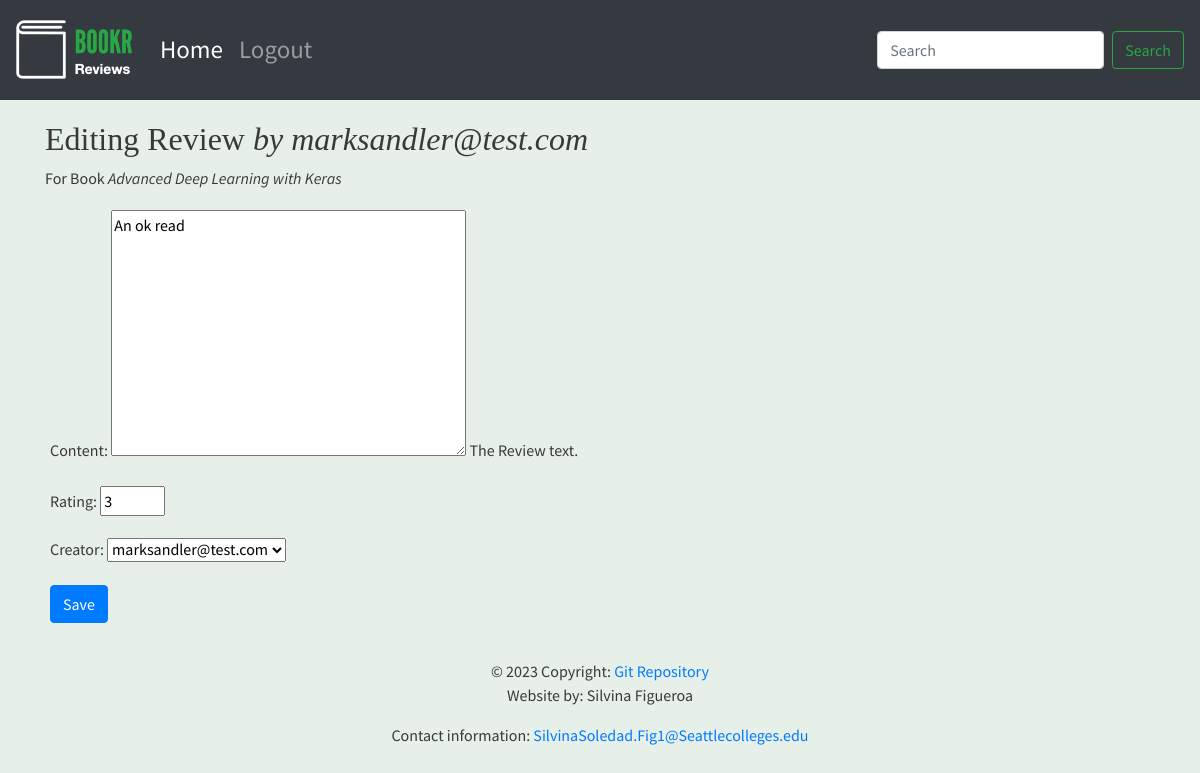
Page /books/1/reviews/2/ on the committed database.
### reviews/models.py (models this page shows, shortened)
class Review(models.Model):
    content = models.TextField(help_text="The Review text.")
    rating = models.IntegerField(help_text="The rating the reviewer has given.")
    date_created = models.DateTimeField(auto_now_add=True,
                                        help_text="The date and time the review was created.")
    date_edited = models.DateTimeField(null=True,
                                       help_text="The date and time the review was last edited.")
    creator = models.ForeignKey(auth.get_user_model(), on_delete=models.CASCADE)
    book = models.ForeignKey(Book, on_delete=models.CASCADE,
                             help_text="The Book that this review is for.")
    def __str__(self):
        return f"by {self.creator.username}"

class Book(models.Model):
    title = models.CharField(max_length=70,
                             help_text="The title of the book.")
    publication_date = models.DateField(
        verbose_name="Date the book was published.")
    isbn = models.CharField(max_length=20,
                            verbose_name="ISBN number of the book.")
    publisher = models.ForeignKey(Publisher,
                                  on_delete=models.CASCADE)
    contributors = models.ManyToManyField('Contributor',
                                          through="BookContributor")
    cover = models.ImageField(upload_to="book_covers/", null=True, blank=True)
    sample = models.FileField(upload_to="book_samples/", null=True, blank=True)
    def __str__(self):
        return self.title

### reviews/views.py (the view)
# urls.py: path('books/<int:book_pk>/reviews/<int:review_pk>/', views.review_edit, name='review_edit'),
def review_edit(request, book_pk, review_pk=None):
    book = get_object_or_404(Book, pk=book_pk)
    if review_pk is not None:
        review = get_object_or_404(Review, book_id=book_pk, pk=review_pk)
    else:
        review = None
    if request.method == "POST":
        form = ReviewForm(request.POST, instance=review)
        if form.is_valid():
            updated_review = form.save(False)
            updated_review.book = book
            if review is None:
                messages.success(request, "Review for book \"{}\" created successfully.".format(book.title))
            else:
                updated_review.date_edited = timezone.now()
                messages.success(request, "Review for book \"{}\" updated successfully.".format(book.title))
            updated_review.save()
            return redirect("book_details", book.pk)
    else:
        form = ReviewForm(instance=review)
    return render(request, "reviews/instance-form.html",
                  {"instance": review, "model_type": "Review", "form": form,
                   "related_model_type": "Book", "related_instance": book})

### reviews/forms.py
class ReviewForm (forms.ModelForm):
    class Meta:
        model = Review
        exclude= ("date_edited", "book")
    rating = forms.IntegerField(min_value=0, max_value=5)

### reviews/templates/reviews/instance-form.html (shortened to what this page needs)
{% extends 'reviews/review_base.html' %}
{% block content %}
<div style="margin-left: 20px; padding-left: 10px; padding-top: 20px;">
    <h2>
        {% if instance %}
            Editing {{ model_type }} <em>{{ instance }}</em>
        {% else %}
            New {{ model_type }}
        {% endif %}
    </h2>
        {% if related_model_type and related_instance %}
           <p>For {{related_model_type}} <em>{{related_instance}}</em></p>
        {% endif %}
</div>
  <form method="Post" {% if is_file_upload %}enctype="multipart/form-data" {% endif %} class="container">
      {{ form.as_p }}
    <button type="submit" class="btn btn-primary">
      {% if instance is not None %}
      Save
      {%else%}
      Create {%endif%}
    </button>
  </form>
{%endblock%}

### bookr/static/main.css (style rules this page uses)
body { font-family: 'Source Sans Pro', sans-serif; background-color: #e6efe8; color: #393939; }
h1, h2, h3, h4, h5, h6 { font-family: 'Libre Baskerville', serif; }
.container { margin: 20px; }

### rows in the picture
Review: creator.username "by marksandler@test.com", content "An ok read", rating "3", creator "marksandler@test.com"
Book: title "Advanced Deep Learning with Keras"

### other values in the picture
{{ model_type }} "Review"
{{ related_model_type }} "Book"
